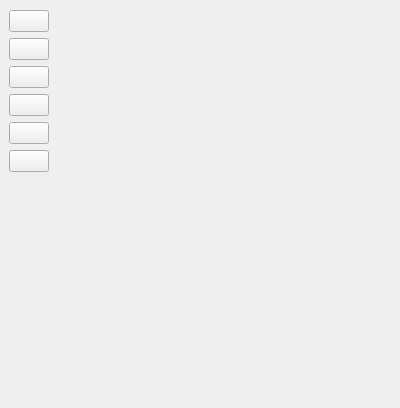
<?xml version="1.0" encoding="UTF-8"?>
<ui version="4.0">
 <class>frmConfig</class>
 <widget class="QWidget" name="frmConfig">
  <property name="geometry">
   <rect>
    <x>0</x>
    <y>0</y>
    <width>400</width>
    <height>408</height>
   </rect>
  </property>
  <property name="windowTitle">
   <string>Form</string>
  </property>
  <layout class="QHBoxLayout" name="horizontalLayout">
   <property name="spacing">
    <number>1</number>
   </property>
   <property name="leftMargin">
    <number>0</number>
   </property>
   <property name="topMargin">
    <number>1</number>
   </property>
   <property name="rightMargin">
    <number>0</number>
   </property>
   <property name="bottomMargin">
    <number>0</number>
   </property>
   <item>
    <widget class="QWidget" name="widgetLeft" native="true">
     <property name="autoFillBackground">
      <bool>true</bool>
     </property>
     <layout class="QVBoxLayout" name="verticalLayout">
      <item>
       <widget class="QPushButton" name="btnConfigSystem">
        <property name="text">
         <string/>
        </property>
       </widget>
      </item>
      <item>
       <widget class="QPushButton" name="btnConfigModel">
        <property name="text">
         <string/>
        </property>
       </widget>
      </item>
      <item>
       <widget class="QPushButton" name="btnConfigInstrument">
        <property name="text">
         <string/>
        </property>
       </widget>
      </item>
      <item>
       <widget class="QPushButton" name="btnConfigSchem">
        <property name="text">
         <string/>
        </property>
       </widget>
      </item>
      <item>
       <widget class="QPushButton" name="btnConfigPort">
        <property name="text">
         <string/>
        </property>
       </widget>
      </item>
      <item>
       <widget class="QPushButton" name="btnConfigUser">
        <property name="text">
         <string/>
        </property>
       </widget>
      </item>
      <item>
       <spacer name="verticalSpacer">
        <property name="orientation">
         <enum>Qt::Vertical</enum>
        </property>
        <property name="sizeHint" stdset="0">
         <size>
          <width>20</width>
          <height>414</height>
         </size>
        </property>
       </spacer>
      </item>
     </layout>
    </widget>
   </item>
   <item>
    <widget class="QStackedWidget" name="stackedWidget"/>
   </item>
  </layout>
 </widget>
 <tabstops>
  <tabstop>btnConfigSystem</tabstop>
  <tabstop>btnConfigPort</tabstop>
  <tabstop>btnConfigUser</tabstop>
 </tabstops>
 <resources/>
 <connections/>
</ui>
